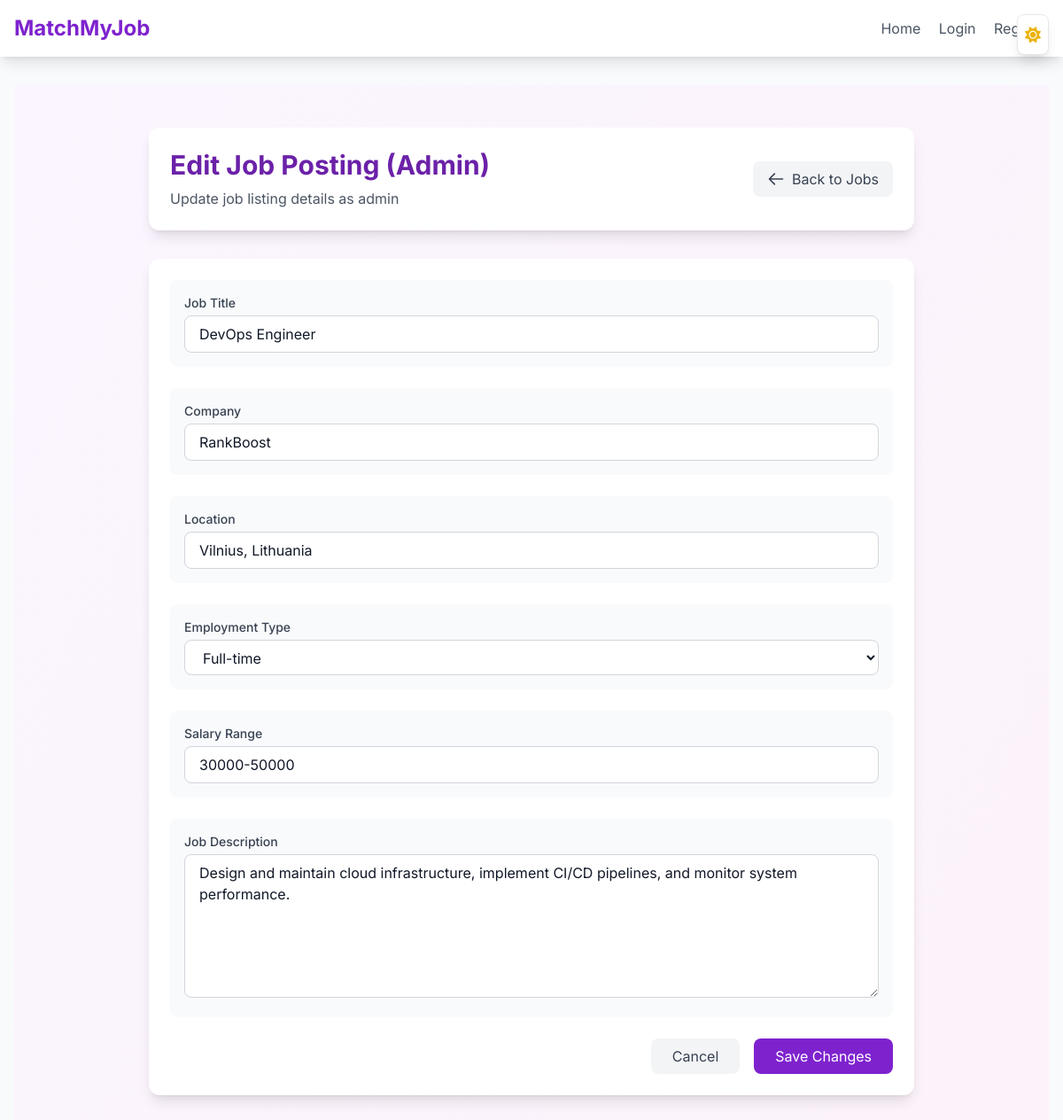
The page /admin/edit-job/8 on the database its author committed.
### models.py (models this page shows)
class JobPosting(Base):
    __tablename__ = "job_postings"
    id             = Column(Integer, primary_key=True, index=True)
    title          = Column(String, nullable=False)
    description    = Column(Text, nullable=False)
    skills_required= Column(JSON, nullable=False)
    company        = Column(String, nullable=False)
    location       = Column(String, nullable=True)
    salary_range   = Column(String, nullable=True)
    employment_type= Column(String, nullable=True)   # e.g. "Full-time"
    deadline       = Column(Date, nullable=True, index = True)     # date-only column
    created_at     = Column(DateTime, default=datetime.utcnow)
    employer_id    = Column(Integer, ForeignKey("users.id", ondelete="CASCADE"), nullable=False, index = True)
    is_active      = Column(Boolean, default=True, nullable=False, index = True)
    employer       = relationship("User", back_populates="job_postings")
    applications   = relationship("Application", back_populates="job", cascade="all, delete-orphan")

### admin.py (the view)
@router.get("/admin/edit-job/{job_id}", response_class=HTMLResponse)
async def admin_edit_job_form(job_id: int, request: Request, db: Session = Depends(get_db)):
    job = db.query(JobPosting).filter(JobPosting.id == job_id).first()
    if not job:
        raise HTTPException(status_code=404, detail="Job not found")
    return templates.TemplateResponse("admin/edit-job.html", {"request": request, "job": job})

### templates/admin/edit-job.html (shortened to what this page needs)
{% extends "base.html" %}
{% block content %}
<div class="min-h-screen bg-gradient-to-br from-purple-50 to-pink-50 dark:from-gray-900 dark:to-gray-800 py-12">
    <div class="max-w-4xl mx-auto px-4">
        <div class="bg-white dark:bg-gray-900 rounded-xl shadow-lg p-6 mb-8">
            <div class="flex justify-between items-center">
                <div>
                    <h2 class="text-3xl font-bold text-purple-800 dark:text-purple-300 mb-2">Edit Job Posting (Admin)
                    </h2>
                    <p class="text-gray-600 dark:text-gray-300">Update job listing details as admin</p>
                </div>
                <a href="/admin/jobs"
                    class="inline-flex items-center px-4 py-2 bg-gray-100 dark:bg-gray-800 text-gray-700 dark:text-gray-200 rounded-lg hover:bg-gray-200 dark:hover:bg-gray-700 transition-colors">
                    <svg class="w-5 h-5 mr-2" fill="none" stroke="currentColor" viewBox="0 0 24 24">
                        <path stroke-linecap="round" stroke-linejoin="round" stroke-width="2"
                            d="M10 19l-7-7m0 0l7-7m-7 7h18" />
                    </svg>
                    Back to Jobs
                </a>
            </div>
        </div>
        <div class="bg-white dark:bg-gray-900 rounded-xl shadow-lg p-6">
            <form action="/admin/edit-job/{{ job.id }}" method="post" class="space-y-6">
                <div class="bg-gray-50 dark:bg-gray-800 p-4 rounded-lg">
                    <label for="title" class="block text-sm font-medium text-gray-700 dark:text-gray-200 mb-1">Job
                        Title</label>
                    <input type="text" name="title" id="title" value="{{ job.title }}" maxlength="100"
                        class="w-full px-4 py-2 bg-white dark:bg-gray-900 border border-gray-300 dark:border-gray-700 rounded-lg focus:ring-2 focus:ring-purple-500 focus:border-purple-500 text-gray-900 dark:text-gray-200"
                        required>
                </div>
                <div class="bg-gray-50 dark:bg-gray-800 p-4 rounded-lg">
                    <label for="company"
                        class="block text-sm font-medium text-gray-700 dark:text-gray-200 mb-1">Company</label>
                    <input type="text" name="company" id="company" value="{{ job.company }}" maxlength="100"
                        class="w-full px-4 py-2 bg-white dark:bg-gray-900 border border-gray-300 dark:border-gray-700 rounded-lg focus:ring-2 focus:ring-purple-500 focus:border-purple-500 text-gray-900 dark:text-gray-200"
                        required>
                </div>
                <div class="bg-gray-50 dark:bg-gray-800 p-4 rounded-lg">
                    <label for="location"
                        class="block text-sm font-medium text-gray-700 dark:text-gray-200 mb-1">Location</label>
                    <input type="text" name="location" id="location" value="{{ job.location }}" maxlength="100"
                        class="w-full px-4 py-2 bg-white dark:bg-gray-900 border border-gray-300 dark:border-gray-700 rounded-lg focus:ring-2 focus:ring-purple-500 focus:border-purple-500 text-gray-900 dark:text-gray-200"
                        required>
                </div>
                <div class="bg-gray-50 dark:bg-gray-800 p-4 rounded-lg">
                    <label for="employment_type"
                        class="block text-sm font-medium text-gray-700 dark:text-gray-200 mb-1">Employment Type</label>
                    <select name="employment_type" id="employment_type"
                        class="w-full px-4 py-2 bg-white dark:bg-gray-900 border border-gray-300 dark:border-gray-700 rounded-lg focus:ring-2 focus:ring-purple-500 focus:border-purple-500 text-gray-900 dark:text-gray-200"
                        required>
                        <option value="Full-time" {% if job.employment_type=="Full-time" %}selected{% endif %}>Full-time
                        </option>
                    </select>
                </div>
                <div class="bg-gray-50 dark:bg-gray-800 p-4 rounded-lg">
                    <label for="salary_range"
                        class="block text-sm font-medium text-gray-700 dark:text-gray-200 mb-1">Salary Range</label>
                    <input type="text" name="salary_range" id="salary_range" value="{{ job.salary_range }}"
                        maxlength="50"
                        class="w-full px-4 py-2 bg-white dark:bg-gray-900 border border-gray-300 dark:border-gray-700 rounded-lg focus:ring-2 focus:ring-purple-500 focus:border-purple-500 text-gray-900 dark:text-gray-200"
                        placeholder="e.g., $50,000 - $70,000">
                </div>
                <div class="bg-gray-50 dark:bg-gray-800 p-4 rounded-lg">
                    <label for="description" class="block text-sm font-medium text-gray-700 dark:text-gray-200 mb-1">Job
                        Description</label>
                    <textarea name="description" id="description" rows="6" maxlength="1000"
                        class="w-full px-4 py-2 bg-white dark:bg-gray-900 border border-gray-300 dark:border-gray-700 rounded-lg focus:ring-2 focus:ring-purple-500 focus:border-purple-500 text-gray-900 dark:text-gray-200"
                        required>{{ job.description }}</textarea>
                </div>
                <div class="flex justify-end space-x-4">
                    <a href="/admin/jobs"
                        class="px-6 py-2 bg-gray-100 dark:bg-gray-800 text-gray-700 dark:text-gray-200 rounded-lg hover:bg-gray-200 dark:hover:bg-gray-700 transition-colors">Cancel</a>
                    <button type="submit"
                        class="px-6 py-2 bg-purple-700 text-white rounded-lg hover:bg-purple-800 transition-colors focus:ring-2 focus:ring-purple-500 focus:ring-offset-2">
                        Save Changes
                    </button>
                </div>
            </form>
        </div>
    </div>
</div>
{% endblock %}

### templates/base.html (style rules this page uses)
body { font-family: 'Inter', system-ui, -apple-system, sans-serif; }

### rows shown on the page
JobPosting: title "DevOps Engineer", company "RankBoost", location "Vilnius, Lithuania", employment_type "Full-time", salary_range "30000-50000", description "Design and maintain cloud infrastructure, implement CI/CD pipelines, and monitor system performance."
